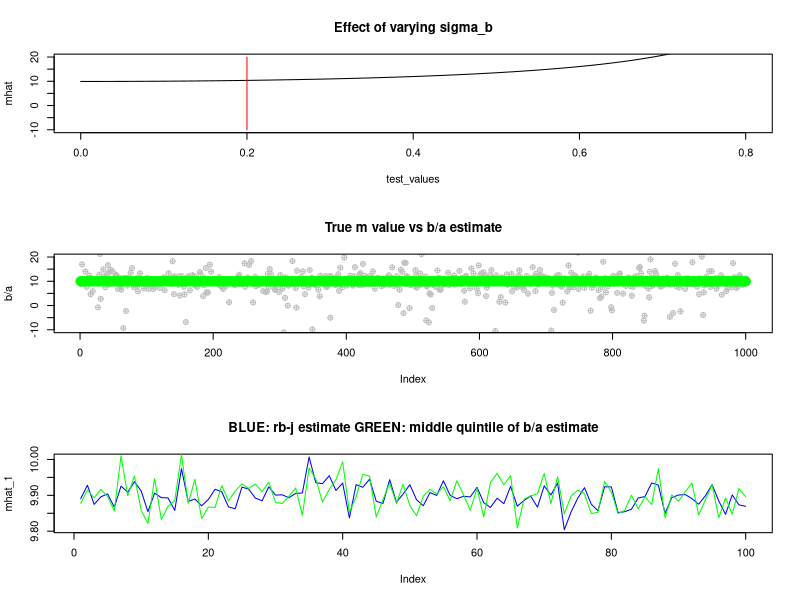

Write R code to recreate this figure.
    # 30639
    N <- 1000
    
    s <- rnorm(N, 0, 1)
    
    sigma_a <- 0.1
    sigma_b <- 0.2
    
    na <- rnorm(N,0,sigma_a)
    nb <- rnorm(N,0,sigma_b)
    
    m <- 10
    
    a <- s + na
    b <- m*s  + nb
    
    ix <- 1
    
    test_values <- seq(0,sigma_b*4,0.001)
    mhat <- 0*test_values
    for (test_sigma_b in test_values)
    {  
      mhat[ix] <- sum(b * a)/(sum(a*a) - N*test_sigma_b*test_sigma_b)
      ix <- ix + 1
    }
    
    par(mfrow=c(3,1))
    plot(test_values, mhat, ylim=c(-10,20), type="l")
    lines(c(sigma_b, sigma_b), c(-10,20), col="red");
    title('Effect of varying sigma_b')
    
    plot(b/a,  pch=10, col="grey", ylim=c(-10,20))
    lines(c(1,N), c(m, m), type="l", col="green", lwd=10)
    #lines(c(1,N), c(mhat, mhat), type="l", col="blue", lwd=5)
    title('True m value vs b/a estimate')
    
    Nruns <- 100
    mhat_1 <- rep(0,Nruns)
    mhat_2 <- rep(0,Nruns)
    
    for (run_number in seq(1,Nruns))
    {
      s_run <- rnorm(N, 0, 1)
      a_run <- s_run + rnorm(N,0,sigma_a)
      b_run <- m * s_run + rnorm(N,0,sigma_b)
      
      mhat_1[run_number] <- sum(b_run * a_run)/sum(a_run*a_run)
      mhat_2[run_number] <- quantile(b_run/a_run)[3]
    }
    
    sds <- c(sd(mhat_1), sd(mhat_2))
    print(sds)
    
    plot(mhat_1, type="l", col="blue")
    lines(mhat_2, col="green")
    title('BLUE: rb-j estimate GREEN: middle quintile of b/a estimate')
    
    
